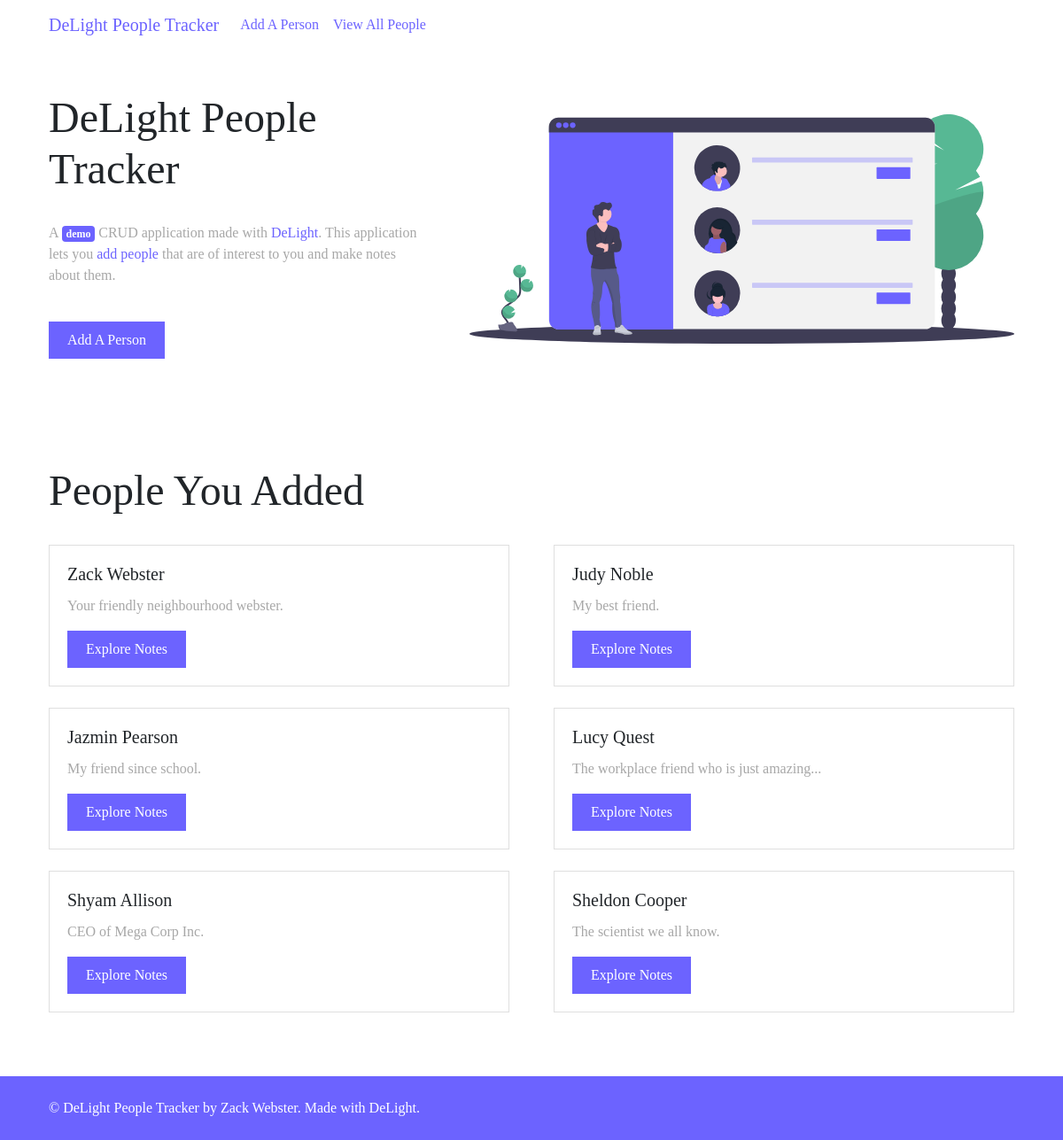
The page / on the database its author committed.
### tables this page shows
CREATE TABLE `people` (
  `id` int(11) NOT NULL,
  `name` varchar(255) NOT NULL,
  `intro` varchar(255) DEFAULT NULL
);

### d-core/page.php (called while the page is built, shortened)
<?php
function putHeader(string $title = null)
{
    if ($title === null) $title = APP_NAME;
    include(PARTIALS . 'header.php');
}
function putFooter()
{
    include(PARTIALS . 'footer.php');
}

### d-core/DB.class.php (called while the page is built, shortened)
<?php
class DB
{
    protected static $instance = null;
    public static function instance()
    {
        if (self::$instance === null) {
            $options  = array(
                PDO::ATTR_ERRMODE            => PDO::ERRMODE_EXCEPTION,
                PDO::ATTR_DEFAULT_FETCH_MODE => PDO::FETCH_ASSOC,
                PDO::ATTR_EMULATE_PREPARES   => FALSE,
            );
            $dsn = 'mysql:host=' . DB_HOST . ';dbname=' . DB_NAME . ';charset=' . DB_CHAR;
            self::$instance = new PDO($dsn, DB_USER, DB_PASS, $options);
        }
        return self::$instance;
    }
    public static function run($sql, $args = [])
    {
        if (!$args) {
            return self::instance()->query($sql);
        }
        $statement = self::instance()->prepare($sql);
        $statement->execute($args);
        return $statement;
    }
}

### d-core/db.php (called while the page is built, shortened)
<?php
function fetchAll($query, $args = [])
{
    return DB::run($query, $args)->fetchAll();
}
function fetchColumn($query, $args = [])
{
    return DB::run($query, $args)->fetchColumn();
}

### d-custom/extra.php (called while the page is built, shortened)
<?php
function excerptify($string, $length)
{
    if (strlen($string) > $length) {
        return substr($string, 0, $length) . '...';
    }
    return $string;
}
    ?>

### index.php (the view, shortened to what this page needs)
<?php
putHeader();
?>
<section>
    <div class="container">
        <div data-aos="fade-up" class="row flex-column-reverse flex-md-row">
            <div class="col-md-5 d-flex align-items-center mb-3">
                <div>
                    <h2>DeLight People Tracker</h2>
                    <p class="pb-4 grey">
                        A <span class="badge badge-primary rounded">demo</span> CRUD application made with <a href="https://github.com/zaxwebs/DeLight">DeLight</a>. This application lets you <a href="add-person.php">add people</a> that are of interest to you and make notes about them.
                    </p>
                    <a class="btn btn-primary mb-2" href="/add-person.php">Add A Person</a>
                </div>
            </div>
            <div data-aos="fade-left" class="col-md-7 d-flex align-items-center mb-3">
                <img class="img-fluid" src="assets/images/cover.svg">
            </div>
        </div>
    </div>
</section>
<section id="people">
    <div class="container">
        <?php
        $people_count = fetchColumn('select count(*) from people');
        if ($people_count === 0) {
            echo '<h3 class="text-center text-black-50"><a href="add-person.php">Add people</a> to start adding notes about them.</h3>';
        } else {
            $people = fetchAll('select * from people');
            ?>
            <h2>People You Added</h2>
            <div class="row">
                <?php
                    foreach ($people as $person) {
                        ?>
                    <div class="col-md-6 mb-4">
                        <div class="card">
                            <div class="card-body">
                                <h5 class="card-title"><?= htmlentities($person['name']) ?></h5>
                                <p class="card-text grey"><?= htmlentities(excerptify($person['intro'], 40)) ?></p>
                                <a href="/person.php?id=<?= $person['id'] ?>" class="btn btn-primary">Explore Notes</a>
                            </div>
                        </div>
                    </div>
                <?php
                    }
                    ?>
            </div>
        <?php
        }
        ?>
    </div>
</section>
<?php
putFooter();

### d-partials/header.php (shortened to what this page needs)
<!DOCTYPE html>
<html lang="en">
<head>
    <link rel="stylesheet" href="assets/css/bootstrap.min.css">
    <link href="https://unpkg.com/aos@2.3.1/dist/aos.css" rel="stylesheet">
    <link rel="stylesheet" href="assets/css/sticky-footer.css">
    <link rel="stylesheet" href="assets/css/custom.css">
</head>
<body class="d-flex flex-column">
    <nav class="navbar navbar-expand-lg">
        <div class="container">
            <a class="navbar-brand" href="/"><?= $title ?></a>
            <div class="collapse navbar-collapse" id="navbarNav">
                <ul class="navbar-nav">
                    <li class="nav-item">
                        <a class="nav-link" href="/add-person.php">Add A Person</a>
                    </li>
                    <li class="nav-item">
                        <a class="nav-link" href="/index.php#people">View All People</a>
                    </li>
                </ul>
            </div>
        </div>
    </nav>
    <div id="page-content">

### d-partials/footer.php (shortened to what this page needs)
</div>
<footer id="sticky-footer" class="footer bg-primary text-white pt-4 pb-4">
    <div class="container">
        &copy; <?= APP_NAME ?> by <a class="text-white" href="#">Zack Webster</a>. Made with <a class="text-white" href="<?= GIT_LINK ?>">DeLight</a>.
    </div>
</footer>
</body>
</html>

### assets/css/sticky-footer.css (style rules this page uses)
html, body { height: 100%; }
#page-content { flex: 1 0 auto; }
#sticky-footer { flex-shrink: none; }

### assets/css/custom.css (style rules this page uses)
section { min-height: 30vh; display: flex; align-items: center; padding: 3rem 0; }
h2 { margin-bottom: 2rem; }
p.grey { color: #a7a7a7; }
.btn { padding: 8px 20px; }

### rows shown on the page
people: name "Zack Webster", intro "Your friendly neighbourhood webster."
people: name "Judy Noble", intro "My best friend."
people: name "Jazmin Pearson", intro "My friend since school."
people: name "Lucy Quest", intro "The workplace friend who is just amazing..."
people: name "Shyam Allison", intro "CEO of Mega Corp Inc."
people: name "Sheldon Cooper", intro "The scientist we all know."

### other values the page prints
$title "DeLight People Tracker"
APP_NAME "DeLight People Tracker"
